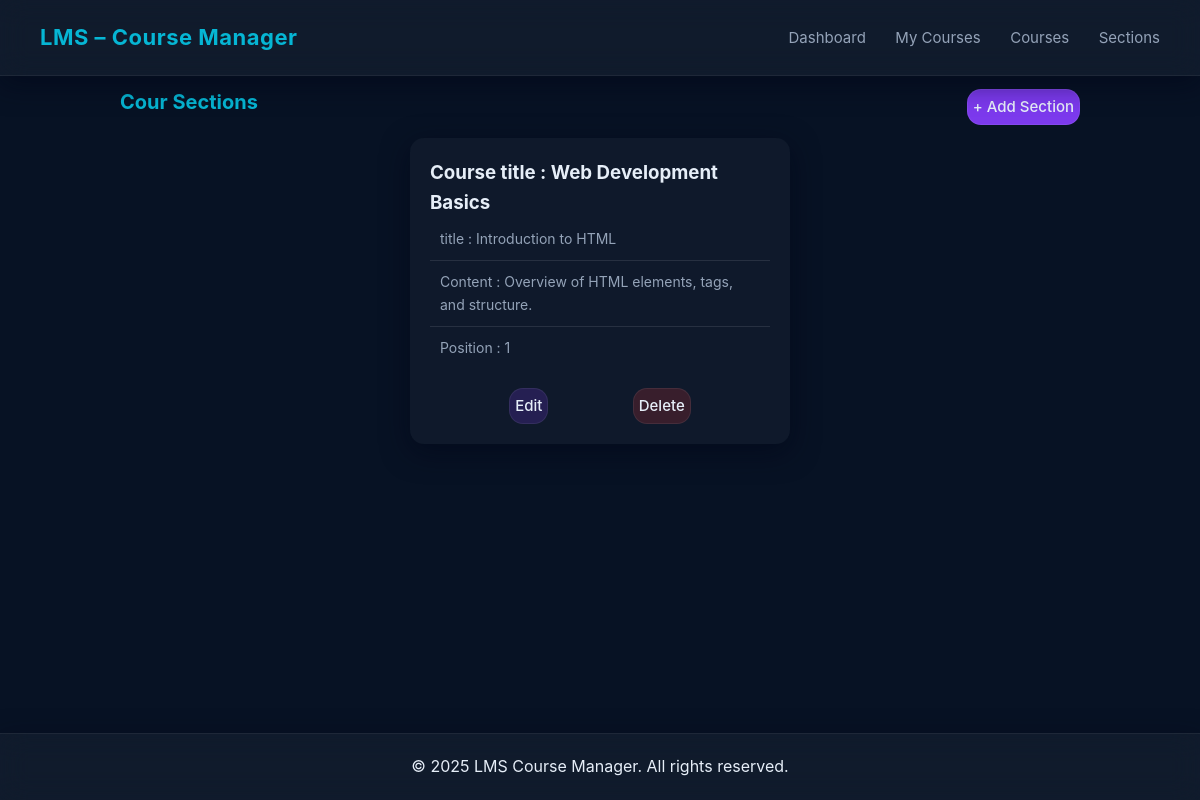
The page /Sections/sections_by_course.php?id=1 on the database its author committed.
### tables this page shows
CREATE TABLE sections (
    id INT AUTO_INCREMENT PRIMARY KEY,
    course_id INT NOT NULL,
    title VARCHAR(255) NOT NULL,
    content TEXT NOT NULL,
    position INT DEFAULT 1,
    created_at TIMESTAMP DEFAULT CURRENT_TIMESTAMP,
    CONSTRAINT fk_course
        FOREIGN KEY (course_id)
        REFERENCES courses(id)
        ON DELETE CASCADE
);

CREATE TABLE courses (
    id INT AUTO_INCREMENT PRIMARY KEY,
    title VARCHAR(255) NOT NULL,
    description TEXT NOT NULL,
    level ENUM('Beginner', 'Intermediate', 'Advanced') NOT NULL,
    image VARCHAR(255),
    created_at TIMESTAMP DEFAULT CURRENT_TIMESTAMP
);

### Sections/sections_by_course.php (the view, shortened to what this page needs)
<?php
require_once '../Infrastructure/config.php';
$Nfound="";
$found="";
if ($_SERVER["REQUEST_METHOD"] == "GET") {
    $cour_id = $_GET["id"];
    $sql = "SELECT * FROM sections WHERE course_id = $cour_id";
    $result = mysqli_query($conn, $sql);
    if (mysqli_num_rows($result)==0)
        $Nfound="No Sections Found";
    else
        $found="Cour Sections";
    $getData = "SELECT * FROM courses WHERE id = $cour_id";
    $dataCours = mysqli_query($conn, $getData);
    $dataCours = mysqli_fetch_assoc($dataCours);
}
?>
<!DOCTYPE html>
<html lang="en">
<head>
    <link rel="stylesheet" href="../style.css">
    <link rel="stylesheet" href="../assests/style.css">
</head>
<body>
    <?php require_once "../Infrastructure/header.php" ?>
    <div id="course-sections" class="course-sections">
        <div class="title-section-add-section-btn">
            <?php
            if(!$Nfound==""){echo "<h2>$Nfound</h2>";}
             else{echo "<h2>$found</h2>";}
            ?>
            <a href="../Sections/sections_create.php?id=<?= $dataCours['id'] ?>" class="btn primary">+ Add Section</a>
        </div>
        <div class="sections-box">
            <?php foreach ($result as $section) { ?>
                <div class="course-sections-box">
                    <h3>Course title : <?php echo $dataCours['title'] ?></h3>
                    <ul class="course-sections-list">
                        <li>title : <?php echo $section['title'] ?></li>
                        <li>Content : <?php echo $section['content'] ?></li>
                        <li>Position : <?php echo $section['position'] ?></li>
                    </ul>
                    <div class="actions">
                        <a href="sections_edit.php?id=<?= $section['id']?>" class="btn edit">Edit</a>
                        <a href="sections_delete.php?id=<?= $section['id']?>" class="btn delete">Delete</a>
                    </div>
                </div>
            <?php } ?>
        </div>
    </div>
    <?php require_once '../Infrastructure/footer.php'; ?>
</body>
</html>

### assests/style.css (style rules this page uses)
:root { --bg-100: #071224; --bg-200: #0b1220; --actionsrface: rgba(255,255,255,0.03); --muted: #94a3b8; --text: #e6eef8; --accent: #7c3aed; --accent-2: #06b6d4; --glass: rgba(255,255,255,0.04); --radius: 14px; --shadow: 0 8px 28px rgba(2,6,23,0.55); --gap: 45px; --max-width: 1200px; color-scheme: dark; font-family: Inter, system-ui, sans-serif; }
* { margin: 0; padding: 0; box-sizing: border-box; color: var(--text); }
body { background: var(--bg-100); line-height: 1.6; padding-bottom: 80px; }
.btn { padding: 5px; border-radius: var(--radius); text-decoration: none; font-weight: 500; font-size: 15px; background: var(--glass); border: 1px solid rgba(255,255,255,0.07); transition: 0.2s; }
.primary { background: var(--accent); }
.edit { background: rgba(124,58,237,0.2); }
.delete { background: rgba(220,50,50,0.2); }
.actions { margin-top: 18px; display: flex; justify-content: space-evenly; gap:5px; }
.course-sections { width: 80%; height: 100%; margin: 0 auto; }
.course-sections h2 { margin: 10px 0 20px; font-size: 20px; color: var(--accent-2); }
.sections-box { display: grid; flex-wrap: wrap; width:100%; grid-template-columns: repeat(auto-fit, minmax(280px, 1fr)); gap: var(--gap); }
.course-sections-box { margin: 0 auto; width: 380px; background: var(--actionsrface); padding: 20px; border-radius: var(--radius); box-shadow: var(--shadow); transition: transform 0.2s ease, box-shadow 0.2s ease; box-sizing: border-box; }
.course-sections-box ul { list-style: none; padding: 0; margin: 0; }
.course-sections-box ul li { padding: 10px; border-bottom: 1px solid rgba(255,255,255,0.1); font-size: 14px; color: var(--muted); }
.course-sections-box ul li:last-child { border-bottom: none; }
.title-section-add-section-btn { display: flex; align-items: center; justify-content: space-between; }

### rows shown on the page
sections: course.title "Web Development Basics", title "Introduction to HTML", content "Overview of HTML elements, tags, and structure.", position "1"

### other values the page prints
$found "Cour Sections"
